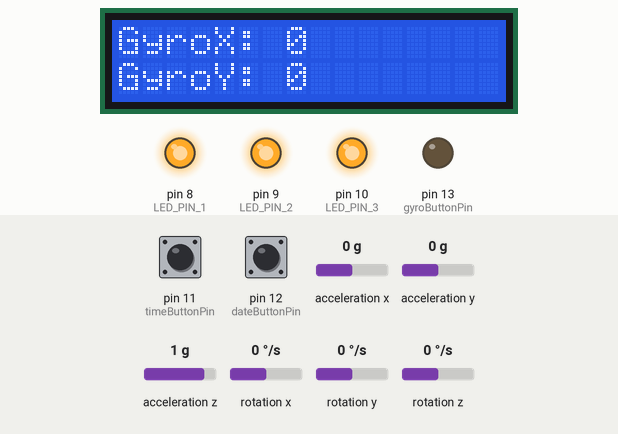
A sketch run on a simulated Arduino Uno, built with avr-gcc and run on an emulated ATmega328P. On the bench: 16×2 character LCD, output pins drawn as LEDs (lit = HIGH). Wiring (inferred from the names in the program): MPU-6050 motion sensor at I2C address 0x68. Inputs (shaded band) come from the test bench; at power-on: pin 11 (timeButtonPin) HIGH, pin 12 (dateButtonPin) HIGH, acceleration x 0 g, acceleration y 0 g, acceleration z 1 g, rotation x 0 °/s, rotation y 0 °/s, rotation z 0 °/s. The local clock reads 2024-03-15 10:24:30 at power-on unless the sketch sets it.

Above: at 5.2 s.
5.3 s: pin 11 (timeButtonPin) pulled LOW for 2.3 s
At 6.4 s:
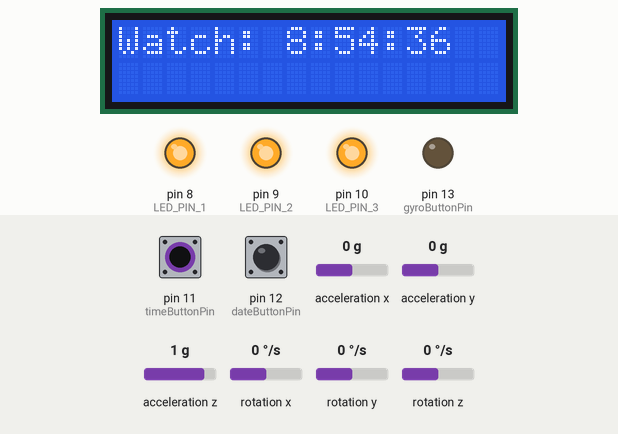
9.1 s: pin 12 (dateButtonPin) pulled LOW for 2.3 s
At 11.9 s:
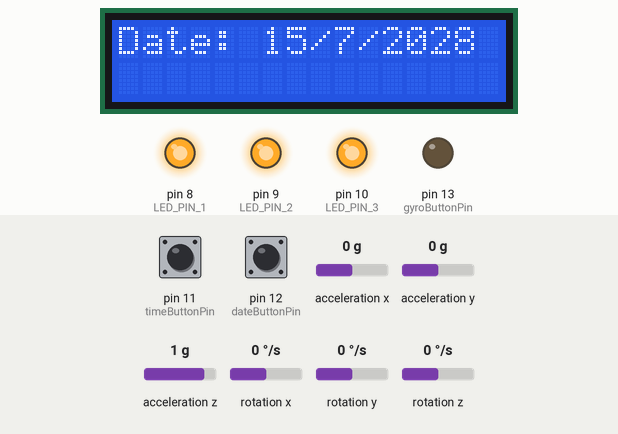
13.6 s: acceleration x set to -1.4 g
At 15.2 s:
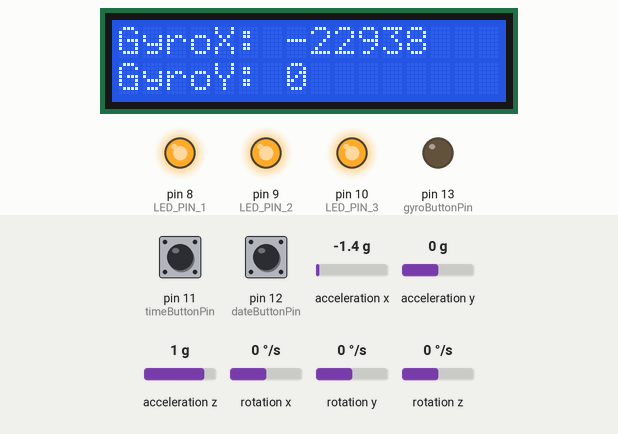
16.2 s: acceleration y set to -1.4 g
At 19.0 s:
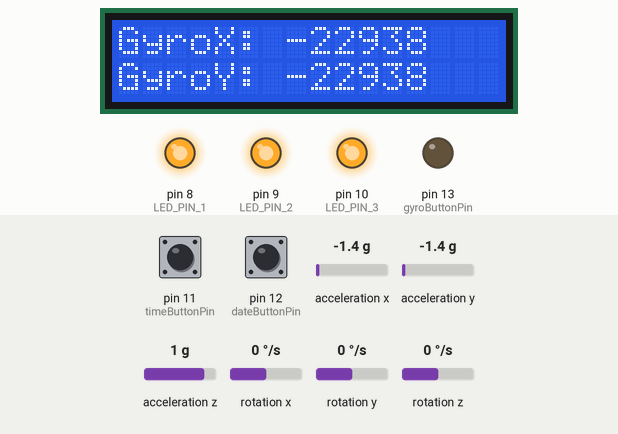
19.6 s: pin 11 (timeButtonPin) pulled LOW for 2.3 s
At 20.7 s:
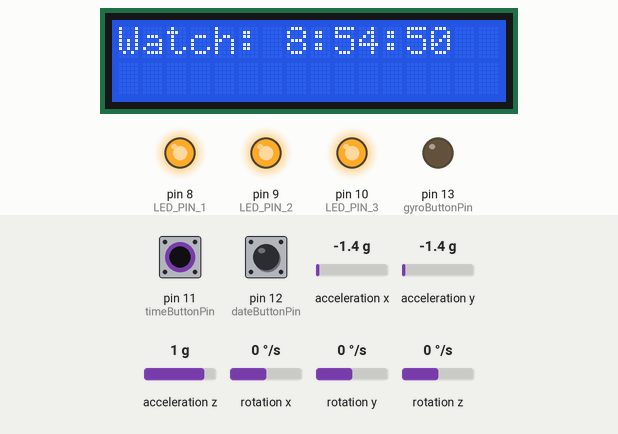
23.4 s: acceleration x set to -0.8 g
At 25.7 s:
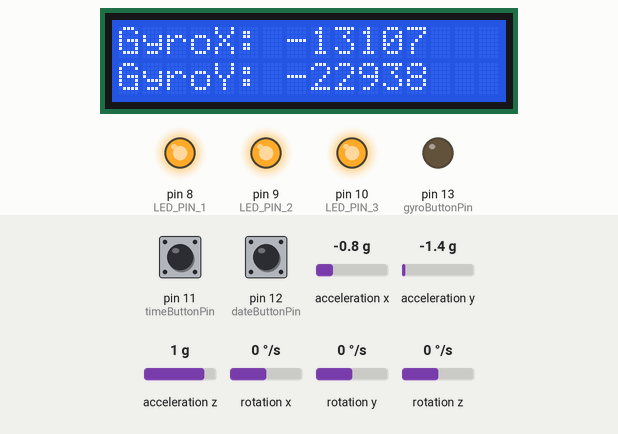
Timing chart, 0 to 27.2 s (numbered marks = the images above; inputs shaded):
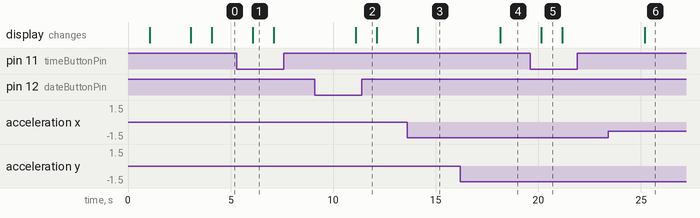

The sketch:

erly_Compensated_Watch_Prototype1_w_gyro_copy_20240523194804.ino
```cpp
//This project took me over 3 months to obtain. This shows the endurance and suffering I had to go through, but the result of trail and error to make up what is
//the watch clock I made today!

//_____________________________________________________________________________________________________//


#include <Wire.h>
#include <LiquidCrystal.h>
#include <RTClib.h>

#define LED_PIN_1 8  // Pin for LED 1
#define LED_PIN_2 9  // Pin for LED 2
#define LED_PIN_3 10 // Pin for LED 3
#define LED_DELAY 500 // Delay between turning on each LED in milliseconds


RTC_DS1307 rtc;
LiquidCrystal lcd(2, 3, 4, 5, 6, 7); // LCD pins
const int timeOffsetHours = 2; // 1 hour behind
const int timeOffsetMinutes = -30; // 30 minutes behind
//const int dateOffsetDays = -10;


// Define buttons pin
const int timeButtonPin = 11; // Button for date
const int dateButtonPin = 12; // Button for month
const int gyroButtonPin = 13; //Button for Gyro data


//Define calibration for MPU - 6050
const int MPU_addr=0x68;  // I2C address of the MPU-6050
int16_t GyX,GyY;
void setup() {

  pinMode(timeButtonPin, INPUT_PULLUP);
  pinMode(dateButtonPin, INPUT_PULLUP);
  pinMode(gyroButtonPin, OUTPUT);

  // Set LED pins as output
  pinMode(LED_PIN_1, OUTPUT);
  pinMode(LED_PIN_2, OUTPUT);
  pinMode(LED_PIN_3, OUTPUT);

  // Turn on LED 1
  digitalWrite(LED_PIN_1, HIGH);
  delay(LED_DELAY);

  // Turn on LED 2
  digitalWrite(LED_PIN_2, HIGH);
  delay(LED_DELAY);

  //Turn on LED 3
  digitalWrite(LED_PIN_3, HIGH);


  lcd.begin(16, 2); // Initialize the LCD with 16 columns and 2 rows

  lcd.clear();
  lcd.setCursor(0, 0);
  lcd.print("Take off!");

  delay(2000); // Wait for 2 seconds before changing the text
                                                              //Fun Text to Display

  lcd.clear();
  lcd.setCursor(0, 0);
  lcd.print("Toward a Dream!");

  delay(1000);

  // Initialize the DS1307 RTC
  rtc.begin();
 Wire.begin();

  // If the RTC isn't running, set it to the compile time of the sketch
  if (!rtc.isrunning()) {
    rtc.adjust(DateTime(F(__DATE__), F(__TIME__)));
  }

 //Initiate Wire Transmission
  Wire.beginTransmission(MPU_addr);
  Wire.write(0x6B);  // PWR_MGMT_1 register
  Wire.write(0);     // set to zero (wakes up the MPU-6050)
  Wire.endTransmission(true);

}

void loop() {
  DateTime now = rtc.now();

  // Adjust time by subtracting 1 hour and 30 minutes
  now = now - TimeSpan(1, timeOffsetHours, timeOffsetMinutes, 0);


  // Check if time button is pressed
  if (digitalRead(timeButtonPin) == LOW) {
    displayTime(now);
  }

  // Check if date button is pressed
  if (digitalRead(dateButtonPin) == LOW) {
    displayDate(now);
  }

   //Check if Gyro button is pressed
  if (digitalRead(gyroButtonPin) == LOW){
    displayGyro();
  }

  delay(1000); // Delay for debounce and to prevent excessive looping
}

void displayTime(DateTime now) {
  lcd.clear();
  lcd.print("Watch: ");
  lcd.print(now.hour(), DEC);
  lcd.print(':');
  lcd.print(now.minute(), DEC);
  lcd.print(':');
  lcd.print(now.second(), DEC);
  delay(1000); // Display for 1 second
}

void displayDate(DateTime now) {
  lcd.clear();
  lcd.print("Date: ");
  lcd.print(now.day() + 1, DEC);
  lcd.print('/');
  lcd.print(now.month() + 4, DEC);
  lcd.print('/');
  lcd.print(now.year() + 4, DEC);
  delay(1000); // Display for 1 second
}

void displayGyro(){
Wire.beginTransmission(MPU_addr);
  Wire.write(0x3B);  // starting with register 0x3B (ACCEL_XOUT_H)
  Wire.endTransmission(false);
   Wire.requestFrom(MPU_addr,14,true);  // request a total of 14 registers
  GyX=Wire.read()<<8|Wire.read();  // 0x43 (GYRO_XOUT_H) & 0x44 (GYRO_XOUT_L)
  GyY=Wire.read()<<8|Wire.read();  // 0x45 (GYRO_YOUT_H) & 0x46 (GYRO_YOUT_L)
  lcd.clear();
    lcd.print("GyroX: ");
    lcd.print(GyX);
    lcd.setCursor(0, 1);
    lcd.print("GyroY: ");
    lcd.print(GyY);
    lcd.setCursor(0, 2);

    delay(1000);
}
```

Measured:
- after the input at 5.3 s, the display: changes after 0.79 s (image 1)
- after the input at 9.1 s, the display: changes after 2.0 s (image 2)
- after the input at 13.6 s, the display: changes after 0.53 s (image 3)
- after the input at 16.2 s, the display: changes after 1.9 s (image 4)
- after the input at 19.6 s, the display: changes after 0.55 s (image 5)
- after the input at 23.4 s, the display: changes after 1.8 s (image 6)
- what the display in image 1 shows lasts 1.0 s, from 6.1 s to 7.1 s
